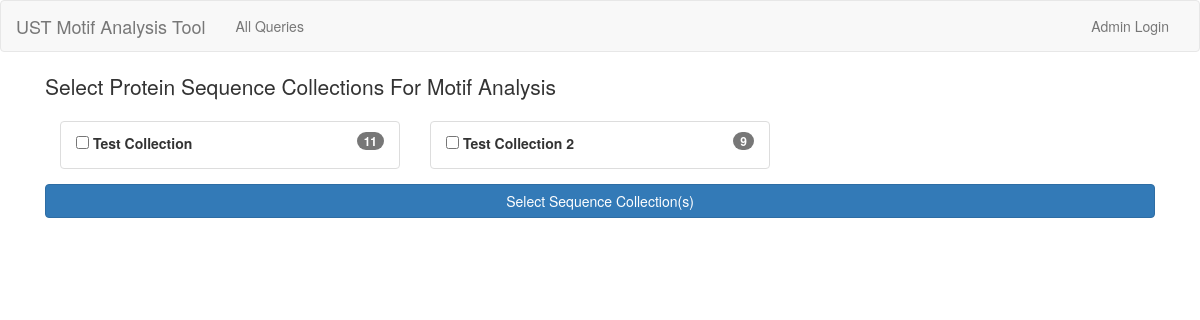
The page /select_collections/ on the database its author committed.
### protein_analysis_tool/models.py (models this page shows, shortened)
class Collection(models.Model):
    collection_name = models.CharField(max_length=128)
    collection_file = models.FileField()
    collection_hash = models.CharField(max_length=16, unique=True)
    pub_date = models.DateTimeField('Date Published')
    collection_parsed = models.BooleanField(default=False)
    sequence_count = models.IntegerField(default=0)

### protein_analysis_tool/views.py (the view)
# urls.py: url(r'^select_collections/$', views.select_collections_view, name='select-collections'),
def select_collections_view(request):
    if request.POST:
        return update_request_and_redirect_to_motif_selection(request)
    return get_list_of_objects_and_render_collection_form(request)

### protein_analysis_tool/views_controller.py (called while the page is built)
def get_list_of_objects_and_render_collection_form(request):
    collection_list = get_list_or_404(Collection, sequence_count__gte=1)
    context = {
        'collections': collection_list
    }
    return render(request, 'protein_analysis_tool/select_collections.html', context=context)

### protein_analysis_tool/templates/protein_analysis_tool/select_collections.html (shortened to what this page needs)
{% extends 'base.html' %}
{% block content %}
    <form method="post">
        <p class="lead">Select Protein Sequence Collections For Motif Analysis</p>
        <div class="form-group">
            <ul class="list-group">
                {% for collection in collections %}
                    <div class="col-xs-4">
                        <li class="list-group-item">
                            <label>
                                <input type=checkbox name="collection_group[]" value="{{ collection.pk }}">
                                {{ collection.collection_name }}
                            </label>
                            <span class="badge">{{ collection.sequence_count }}</span>
                        </li>
                    </div>
                {% endfor %}
            </ul>
        </div>
        <div class="form-group top15">
            <button class="btn btn-block btn-primary" type="submit">Select Sequence Collection(s)</button>
        </div>
    </form>
{% endblock %}

### protein_analysis_tool/static/protein_analysis_tool/css/custom.css (style rules this page uses)
.top15 { margin-top: 15px; }

### rows shown on the page
Collection: collection_name "Test Collection", sequence_count "11"
Collection: collection_name "Test Collection 2", sequence_count "9"
